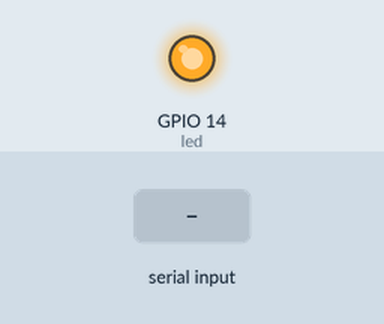
This program was run on a simulated Raspberry Pi (BCM pin numbers). Parts: output pins drawn as LEDs (lit = HIGH). The test bench sets the inputs (shaded band). The clock reads 2024-03-15 10:24:30 at power-on unless the program sets it; what the program prints to the terminal is not drawn.

Above: at 1.2 s.
1.3 s: "5" typed at the terminal, then Enter
At 2.0 s:
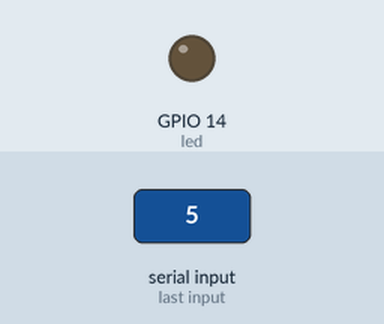
Timing chart, 0 to 4.3 s (numbered marks = the images above; inputs shaded):
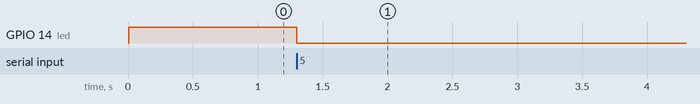

Measured:
- after the input at 1.3 s, GPIO 14 (led): HIGH → LOW at once

The program:

ele-mecanico-raspberry-sin-grafico-con-barra-progreso-etapa12.py
```python
#temporizador_rele-mecanico_raspberry-sinGrafica
titulo ='''
##############################################
Este programa controla un rele mecanico
sin interfaz grafica
en el pin8 GPIO14 activa por uno

etapa 12 - implementa una Barra de porcentaje

nota:
unifica numero de versiones
agrega validacion de entrada

AUTHOR: diegocarrizo85@gmail.com
##############################################
'''
print(titulo)

import time
import sys
from gpiozero import LED

led = LED(14) # Corresponde al pin8

# Variables globales iniciales
bandera_contando = False
intentos_permitidos = 4
intentos_actuales = 1
MAXIMO_MINUTO_PROGRAMADO = 121 # dos horas mas un minuto

# Inicializo el rele mecanico apagado poniendo el pin en 1 high
led.on()

try:
    print("programa activo esperando orden")
    minuto_programado = int(input("Ingrese los minutos a contar: "))
    #validacion tipica
    while minuto_programado <= 0 or minuto_programado > MAXIMO_MINUTO_PROGRAMADO: #true es un error
        intentos_actuales += 1 #incremento en 1
        print(f"Error de ingreso. Intente valores comprendidos entre 1 y {MAXIMO_MINUTO_PROGRAMADO} (intento: {intentos_actuales})")
        if intentos_actuales > intentos_permitidos: #esto aca queda desprolijo pero es la funcion que necesito
            raise ValueError("Error en el ingreso de datos.") #deberia usar este texto
        minuto_programado = int(input("Ingrese los minutos a contar: "))


    hora_actual = time.strftime("%H")
    minuto_actual = time.strftime("%M")
    print(f"programa iniciado a las {hora_actual}hs y {minuto_actual}min\n")
    print(f"..contando {minuto_programado} minutos..\n")

    tiempo_inicial_segundos = time.time()
    segundos_totales_programados = minuto_programado * 60

    # Prendo el rele mecanico manualmente
    led.off()
    #activo manualmente bandera de cuenta
    bandera_contando = True

    while bandera_contando:
        tiempo_actual_segundos = time.time()
        tiempo_transcurrido_segundos = tiempo_actual_segundos - tiempo_inicial_segundos
        minuto_transcurrido = int(tiempo_transcurrido_segundos // 60) #division entera

        # Calcula el progreso actual
        porcentaje = min(100, int((tiempo_transcurrido_segundos / segundos_totales_programados) * 100))
        largo_barra = 20 #esto aca se repite en todas las iteraciones y da ocote
        bloques_llenos = int((porcentaje / 100) * largo_barra)
        barra = "█" * bloques_llenos + "-" * (largo_barra - bloques_llenos)
        #hago una unica impresion por iteracion
        # sys.stdout.write y \r permiten reescribir la misma línea en SSH sin llenar la pantalla de basura
        sys.stdout.write(f"\rProgreso: [{barra}] {porcentaje}% | Segundos: {int(tiempo_transcurrido_segundos)}s | Minutos transcurridos: {minuto_transcurrido} de {minuto_programado} min")
        #esta linea no usa salto de linea
        sys.stdout.flush()#vacia el buffer para que se muestre el mensaje en el instante y no espere llenado de buffer

        # Control de Fin de Tiempo
        if tiempo_transcurrido_segundos >= segundos_totales_programados:
            print(f"\n\nRele Apagado por tiempo transcurrido de {minuto_programado} minutos")
            bandera_contando = False

        # Alivio para procesar excepciones
        time.sleep(1)

except KeyboardInterrupt:
    print("\n\n[!] Programa detenido por el usuario mediante CTRL + C.")
    bandera_contando = False

except ValueError as e:
    print(f"\n\n[!] Error: Se esperaba que ingresaras un número entero comprendido entre 1 y {MAXIMO_MINUTO_PROGRAMADO}.")
    print(f"Error capturado: {e}")
    bandera_contando = False

finally:
    led.on()  # Forzamos para que no quede flotante
    bandera_contando = False

    print("\n###########################################")
    print("pin8 gpio14 puesto en high")
    hora_actual = time.strftime("%H")
    minuto_actual = time.strftime("%M")
    print(f"programa finalizado a las {hora_actual}hs y {minuto_actual}min")
    print("###########################################")
```
